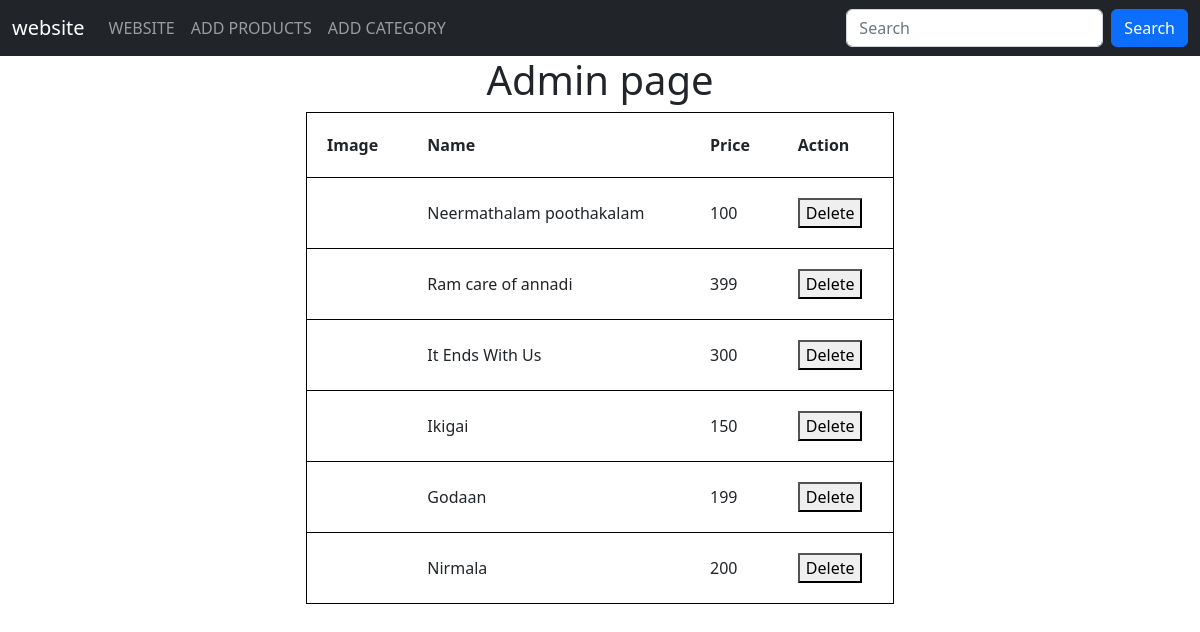
The app's page /admin.php, older data.
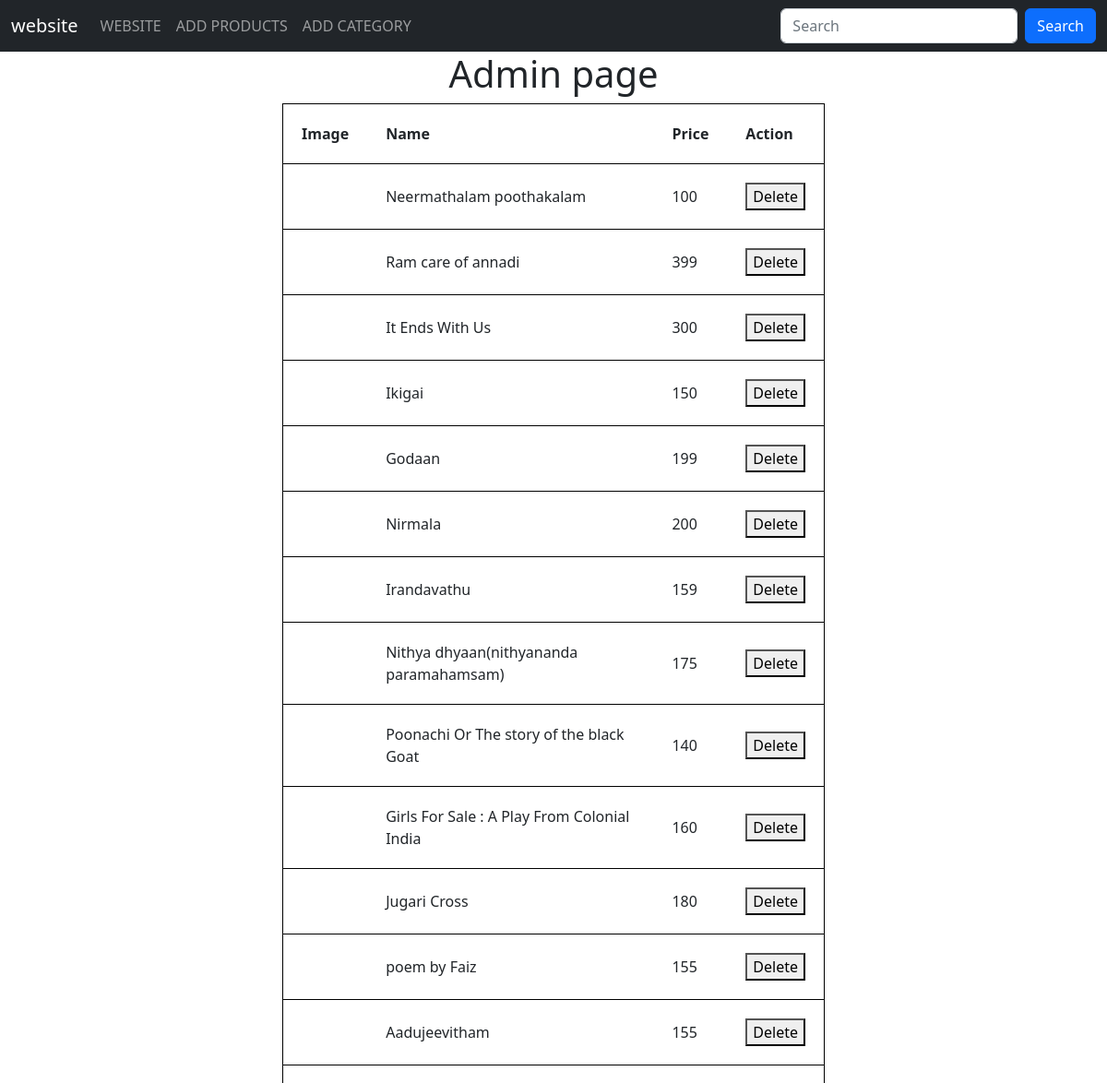
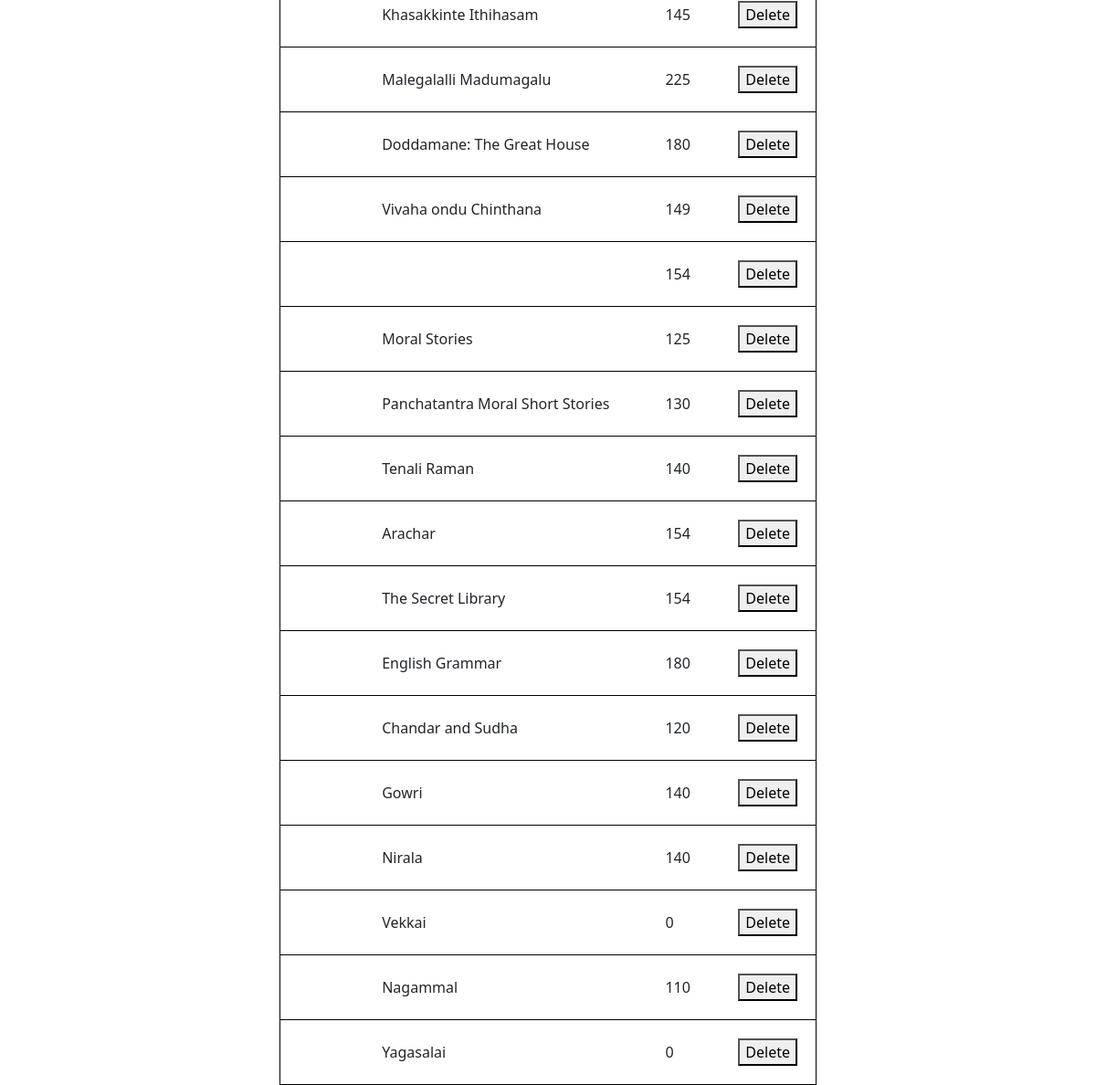
The same page, newer data (2 pictures, top to bottom).
### tables this page shows
CREATE TABLE `product` (
  `id` int(11) NOT NULL,
  `product_image` varchar(100) NOT NULL,
  `product_cat` varchar(100) NOT NULL,
  `product_name` varchar(200) NOT NULL,
  `product_price` double NOT NULL,
  `product_description` text NOT NULL
);

### admin.php (the view, shortened to what this page needs)
<?php include("header-admin.php"); ?>
<h1 class="text-center">Admin page</h1>
<section class="section dashboard">
  <div class="container-fluid">
    <div class="row">
      <div class="col-lg-12">
    <table border="1" cellpadding="20px">
    <tr>
        <th>Image</th>
        <th>Name</th>
        <th>Price</th>
        <th>Action</th>
    </tr>
<?php
  if(isset($_GET["pid"])){
    $pid =$_GET["pid"];
    $sql = "SELECT * FROM product WHERE cat_id = '$cid' " ;
  }else{
    $sql =  $sql = "SELECT * FROM product" ;
  }
  $result = $conn->query($sql);
  if ($result->num_rows > 0) {
    while($row = $result->fetch_assoc()) { ?>
    <tr>
        <td>
        </td>
        <td>
        <?php echo $row["product_name"];?>
        </td>
        <td>
        <?php echo $row["product_price"]?>
        </td>
        <td>
        <a href="admin.php?pro_id=<?php echo $row ["id"];?>"><button class="btn-warning"><i class="bi bi"></i>Delete</button>
        </a>
        </td>
    </tr>
     <?php
    }
  } else {
    echo "0 results";
  }
?>
    </table>
      </div>
    </div>
  </div>
</section>
<?php include ("footer.php")?>

### header-admin.php (shortened to what this page needs)
<!DOCTYPE html>
<html lang="en">
<head>
    <link rel="stylesheet" href="https://cdn.jsdelivr.net/npm/bootstrap@5.2.3/dist/css/bootstrap.min.css">
    <link rel="stylesheet" href="main.css">
</head>
<body>
<section id="menubar">
<nav class="navbar navbar-expand-sm navbar-dark bg-dark">
  <div class="container-fluid">
    <a class="navbar-brand" href="javascript:void(0)">website</a>
    <div class="collapse navbar-collapse" id="mynavbar">
      <ul class="navbar-nav me-auto">
        <li class="nav-item">
          <a class="nav-link" href="index.php">WEBSITE</a>
        </li>
         <li class="nav-item">
          <a class="nav-link" href="addproducts.php">ADD PRODUCTS</a>
        </li>
        <li class="nav-item">
          <a class="nav-link" href="category.php">ADD CATEGORY</a>
        </li>
         </ul>
      <form class="d-flex">
        <input class="form-control me-2" type="text" placeholder="Search">
        <button class="btn btn-primary" type="button">Search</button>
      </form>
    </div>
  </div>
</nav>
</section>

### footer.php (shortened to what this page needs)
</body>
</html>

### main.css (style rules this page uses)
body { background-image: url("image/coverpage") !important; background-size: cover !important; }

### admin.php (style rules this page uses)
tr { border: 1px solid black; }
table { width: 50%; margin: auto; }

Row changes from the older to the newer data that the page shows:
added product: product_name "Irandavathu", product_price "159"
added product: product_name "Nithya dhyaan(nithyananda paramahamsam)", product_price "175"
added product: product_name "Poonachi Or The story of the black Goat", product_price "140"
added product: product_name "Girls For Sale : A Play From Colonial India", product_price "160"
added product: product_name "Jugari Cross", product_price "180"
added product: product_name "poem by Faiz", product_price "155"
added product: product_name "Aadujeevitham", product_price "155"
added product: product_name "Khasakkinte Ithihasam", product_price "145"
added product: product_name "Malegalalli Madumagalu", product_price "225"
added product: product_name "Doddamane: The Great House", product_price "180"
added product: product_name "Vivaha ondu Chinthana", product_price "149"
added product: product_price "154"
added product: product_name "Moral Stories", product_price "125"
added product: product_name "Panchatantra Moral Short Stories", product_price "130"
added product: product_name "Tenali Raman", product_price "140"
added product: product_name "Arachar", product_price "154"
added product: product_name "The Secret Library", product_price "154"
added product: product_name "English Grammar", product_price "180"
added product: product_name "Chandar and Sudha", product_price "120"
added product: product_name "Gowri", product_price "140"
added product: product_name "Nirala", product_price "140"
added product: product_name "Vekkai", product_price "0"
added product: product_name "Nagammal", product_price "110"
added product: product_name "Yagasalai", product_price "0"
